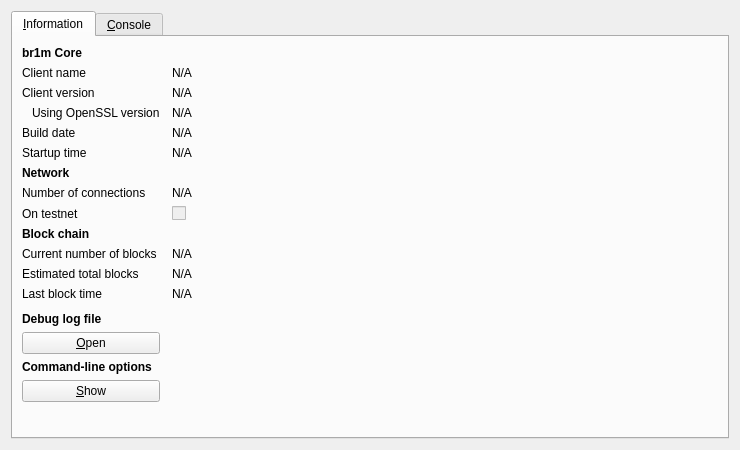
<?xml version="1.0" encoding="UTF-8"?>
<ui version="4.0">
 <class>RPCConsole</class>
 <widget class="QDialog" name="RPCConsole">
  <property name="geometry">
   <rect>
    <x>0</x>
    <y>0</y>
    <width>740</width>
    <height>450</height>
   </rect>
  </property>
  <property name="windowTitle">
   <string>br1m - Debug window</string>
  </property>
  <layout class="QVBoxLayout" name="verticalLayout_2">
   <item>
    <widget class="QTabWidget" name="tabWidget">
     <property name="currentIndex">
      <number>0</number>
     </property>
     <widget class="QWidget" name="tab_info">
      <attribute name="title">
       <string>&amp;Information</string>
      </attribute>
      <layout class="QGridLayout" name="gridLayout" columnstretch="0,1">
       <property name="horizontalSpacing">
        <number>12</number>
       </property>
       <item row="0" column="0">
        <widget class="QLabel" name="label_9">
         <property name="font">
          <font>
           <weight>75</weight>
           <bold>true</bold>
          </font>
         </property>
         <property name="text">
          <string>br1m Core</string>
         </property>
        </widget>
       </item>
       <item row="1" column="0">
        <widget class="QLabel" name="label_5">
         <property name="text">
          <string>Client name</string>
         </property>
        </widget>
       </item>
       <item row="1" column="1">
        <widget class="QLabel" name="clientName">
         <property name="cursor">
          <cursorShape>IBeamCursor</cursorShape>
         </property>
         <property name="text">
          <string>N/A</string>
         </property>
         <property name="textFormat">
          <enum>Qt::PlainText</enum>
         </property>
         <property name="textInteractionFlags">
          <set>Qt::LinksAccessibleByMouse|Qt::TextSelectableByKeyboard|Qt::TextSelectableByMouse</set>
         </property>
        </widget>
       </item>
       <item row="2" column="0">
        <widget class="QLabel" name="label_6">
         <property name="text">
          <string>Client version</string>
         </property>
        </widget>
       </item>
       <item row="2" column="1">
        <widget class="QLabel" name="clientVersion">
         <property name="cursor">
          <cursorShape>IBeamCursor</cursorShape>
         </property>
         <property name="text">
          <string>N/A</string>
         </property>
         <property name="textFormat">
          <enum>Qt::PlainText</enum>
         </property>
         <property name="textInteractionFlags">
          <set>Qt::LinksAccessibleByMouse|Qt::TextSelectableByKeyboard|Qt::TextSelectableByMouse</set>
         </property>
        </widget>
       </item>
       <item row="3" column="0">
        <widget class="QLabel" name="label_14">
         <property name="text">
          <string>Using OpenSSL version</string>
         </property>
         <property name="indent">
          <number>10</number>
         </property>
        </widget>
       </item>
       <item row="3" column="1">
        <widget class="QLabel" name="openSSLVersion">
         <property name="cursor">
          <cursorShape>IBeamCursor</cursorShape>
         </property>
         <property name="text">
          <string>N/A</string>
         </property>
         <property name="textFormat">
          <enum>Qt::PlainText</enum>
         </property>
         <property name="textInteractionFlags">
          <set>Qt::LinksAccessibleByMouse|Qt::TextSelectableByKeyboard|Qt::TextSelectableByMouse</set>
         </property>
        </widget>
       </item>
       <item row="4" column="0">
        <widget class="QLabel" name="label_12">
         <property name="text">
          <string>Build date</string>
         </property>
        </widget>
       </item>
       <item row="4" column="1">
        <widget class="QLabel" name="buildDate">
         <property name="cursor">
          <cursorShape>IBeamCursor</cursorShape>
         </property>
         <property name="text">
          <string>N/A</string>
         </property>
         <property name="textFormat">
          <enum>Qt::PlainText</enum>
         </property>
         <property name="textInteractionFlags">
          <set>Qt::LinksAccessibleByMouse|Qt::TextSelectableByKeyboard|Qt::TextSelectableByMouse</set>
         </property>
        </widget>
       </item>
       <item row="5" column="0">
        <widget class="QLabel" name="label_13">
         <property name="text">
          <string>Startup time</string>
         </property>
        </widget>
       </item>
       <item row="5" column="1">
        <widget class="QLabel" name="startupTime">
         <property name="cursor">
          <cursorShape>IBeamCursor</cursorShape>
         </property>
         <property name="text">
          <string>N/A</string>
         </property>
         <property name="textFormat">
          <enum>Qt::PlainText</enum>
         </property>
         <property name="textInteractionFlags">
          <set>Qt::LinksAccessibleByMouse|Qt::TextSelectableByKeyboard|Qt::TextSelectableByMouse</set>
         </property>
        </widget>
       </item>
       <item row="6" column="0">
        <widget class="QLabel" name="label_11">
         <property name="font">
          <font>
           <weight>75</weight>
           <bold>true</bold>
          </font>
         </property>
         <property name="text">
          <string>Network</string>
         </property>
        </widget>
       </item>
       <item row="7" column="0">
        <widget class="QLabel" name="label_7">
         <property name="text">
          <string>Number of connections</string>
         </property>
        </widget>
       </item>
       <item row="7" column="1">
        <widget class="QLabel" name="numberOfConnections">
         <property name="cursor">
          <cursorShape>IBeamCursor</cursorShape>
         </property>
         <property name="text">
          <string>N/A</string>
         </property>
         <property name="textFormat">
          <enum>Qt::PlainText</enum>
         </property>
         <property name="textInteractionFlags">
          <set>Qt::LinksAccessibleByMouse|Qt::TextSelectableByKeyboard|Qt::TextSelectableByMouse</set>
         </property>
        </widget>
       </item>
       <item row="8" column="0">
        <widget class="QLabel" name="label_8">
         <property name="text">
          <string>On testnet</string>
         </property>
        </widget>
       </item>
       <item row="8" column="1">
        <widget class="QCheckBox" name="isTestNet">
         <property name="enabled">
          <bool>false</bool>
         </property>
         <property name="text">
          <string/>
         </property>
        </widget>
       </item>
       <item row="9" column="0">
        <widget class="QLabel" name="label_10">
         <property name="font">
          <font>
           <weight>75</weight>
           <bold>true</bold>
          </font>
         </property>
         <property name="text">
          <string>Block chain</string>
         </property>
        </widget>
       </item>
       <item row="10" column="0">
        <widget class="QLabel" name="label_3">
         <property name="text">
          <string>Current number of blocks</string>
         </property>
        </widget>
       </item>
       <item row="10" column="1">
        <widget class="QLabel" name="numberOfBlocks">
         <property name="cursor">
          <cursorShape>IBeamCursor</cursorShape>
         </property>
         <property name="text">
          <string>N/A</string>
         </property>
         <property name="textFormat">
          <enum>Qt::PlainText</enum>
         </property>
         <property name="textInteractionFlags">
          <set>Qt::LinksAccessibleByMouse|Qt::TextSelectableByKeyboard|Qt::TextSelectableByMouse</set>
         </property>
        </widget>
       </item>
       <item row="11" column="0">
        <widget class="QLabel" name="label_4">
         <property name="text">
          <string>Estimated total blocks</string>
         </property>
        </widget>
       </item>
       <item row="11" column="1">
        <widget class="QLabel" name="totalBlocks">
         <property name="cursor">
          <cursorShape>IBeamCursor</cursorShape>
         </property>
         <property name="text">
          <string>N/A</string>
         </property>
         <property name="textFormat">
          <enum>Qt::PlainText</enum>
         </property>
         <property name="textInteractionFlags">
          <set>Qt::LinksAccessibleByMouse|Qt::TextSelectableByKeyboard|Qt::TextSelectableByMouse</set>
         </property>
        </widget>
       </item>
       <item row="12" column="0">
        <widget class="QLabel" name="label_2">
         <property name="text">
          <string>Last block time</string>
         </property>
        </widget>
       </item>
       <item row="12" column="1">
        <widget class="QLabel" name="lastBlockTime">
         <property name="cursor">
          <cursorShape>IBeamCursor</cursorShape>
         </property>
         <property name="text">
          <string>N/A</string>
         </property>
         <property name="textFormat">
          <enum>Qt::PlainText</enum>
         </property>
         <property name="textInteractionFlags">
          <set>Qt::LinksAccessibleByMouse|Qt::TextSelectableByKeyboard|Qt::TextSelectableByMouse</set>
         </property>
        </widget>
       </item>
       <item row="13" column="0">
        <spacer name="verticalSpacer_2">
         <property name="orientation">
          <enum>Qt::Vertical</enum>
         </property>
         <property name="sizeHint" stdset="0">
          <size>
           <width>20</width>
           <height>20</height>
          </size>
         </property>
        </spacer>
       </item>
       <item row="14" column="0">
        <widget class="QLabel" name="labelDebugLogfile">
         <property name="font">
          <font>
           <weight>75</weight>
           <bold>true</bold>
          </font>
         </property>
         <property name="text">
          <string>Debug log file</string>
         </property>
        </widget>
       </item>
       <item row="15" column="0">
        <widget class="QPushButton" name="openDebugLogfileButton">
         <property name="toolTip">
          <string>Open the br1m debug log file from the current data directory. This can take a few seconds for large log files.</string>
         </property>
         <property name="text">
          <string>&amp;Open</string>
         </property>
         <property name="autoDefault">
          <bool>false</bool>
         </property>
        </widget>
       </item>
       <item row="16" column="0">
        <widget class="QLabel" name="labelCLOptions">
         <property name="font">
          <font>
           <weight>75</weight>
           <bold>true</bold>
          </font>
         </property>
         <property name="text">
          <string>Command-line options</string>
         </property>
        </widget>
       </item>
       <item row="17" column="0">
        <widget class="QPushButton" name="showCLOptionsButton">
         <property name="toolTip">
          <string>Show the br1m-qt help message to get a list with possible xonecoin command-line options.</string>
         </property>
         <property name="text">
          <string>&amp;Show</string>
         </property>
         <property name="autoDefault">
          <bool>false</bool>
         </property>
        </widget>
       </item>
       <item row="18" column="0">
        <spacer name="verticalSpacer">
         <property name="orientation">
          <enum>Qt::Vertical</enum>
         </property>
         <property name="sizeHint" stdset="0">
          <size>
           <width>20</width>
           <height>40</height>
          </size>
         </property>
        </spacer>
       </item>
      </layout>
     </widget>
     <widget class="QWidget" name="tab_console">
      <attribute name="title">
       <string>&amp;Console</string>
      </attribute>
      <layout class="QVBoxLayout" name="verticalLayout_3">
       <property name="spacing">
        <number>3</number>
       </property>
       <item>
        <widget class="QTextEdit" name="messagesWidget">
         <property name="minimumSize">
          <size>
           <width>0</width>
           <height>100</height>
          </size>
         </property>
         <property name="readOnly">
          <bool>true</bool>
         </property>
         <property name="tabKeyNavigation" stdset="0">
          <bool>false</bool>
         </property>
         <property name="columnCount" stdset="0">
          <number>2</number>
         </property>
        </widget>
       </item>
       <item>
        <layout class="QHBoxLayout" name="horizontalLayout">
         <property name="spacing">
          <number>3</number>
         </property>
         <item>
          <widget class="QLabel" name="label">
           <property name="text">
            <string notr="true">&gt;</string>
           </property>
          </widget>
         </item>
         <item>
          <widget class="QLineEdit" name="lineEdit"/>
         </item>
         <item>
          <widget class="QPushButton" name="clearButton">
           <property name="maximumSize">
            <size>
             <width>24</width>
             <height>24</height>
            </size>
           </property>
           <property name="toolTip">
            <string>Clear console</string>
           </property>
           <property name="text">
            <string/>
           </property>
           <property name="icon">
            <iconset resource="../bitcoin.qrc">
             <normaloff>:/icons/remove</normaloff>:/icons/remove</iconset>
           </property>
           <property name="shortcut">
            <string notr="true">Ctrl+L</string>
           </property>
           <property name="autoDefault">
            <bool>false</bool>
           </property>
          </widget>
         </item>
        </layout>
       </item>
      </layout>
     </widget>
    </widget>
   </item>
  </layout>
 </widget>
 <resources>
  <include location="../bitcoin.qrc"/>
 </resources>
 <connections/>
</ui>
